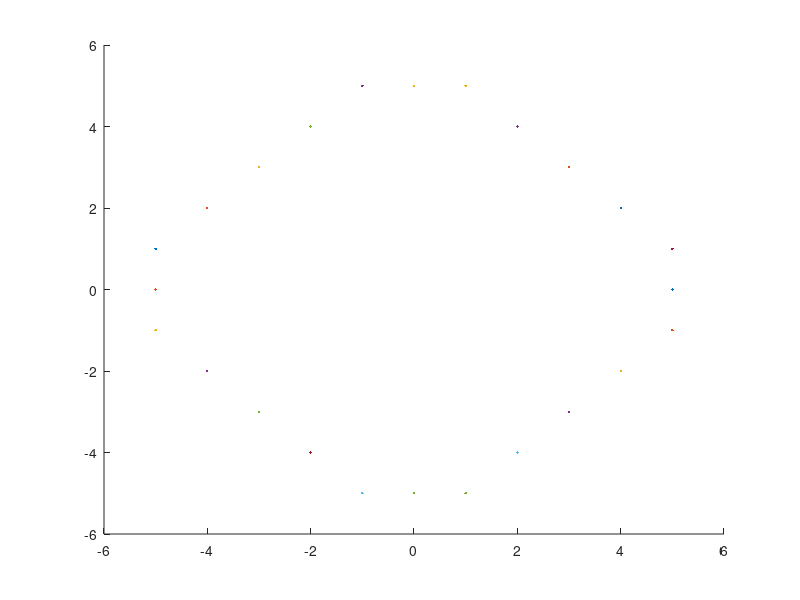

Write the MATLAB code that produced this figure.


r = input('enter the radius \n');

x = 0;y = r;
h = 1 - r;
hold on
plot(x,y,'.');

while y>x
    if(h<0)
            h = h+(2*x)+3;
    else
            h = h+(2*x)-(2*y)+5;
            y = y-1;
    end
    plot(x, y, '.');
    plot(-x, y, '.');
    plot(x, -y, '.');
    plot(-x, -y, '.');
    plot(y,x, '.');
    plot(-y,x, '.');
    plot(y,-x, '.');
    plot(-y,-x, '.');
x = x+1;
end
hold off



